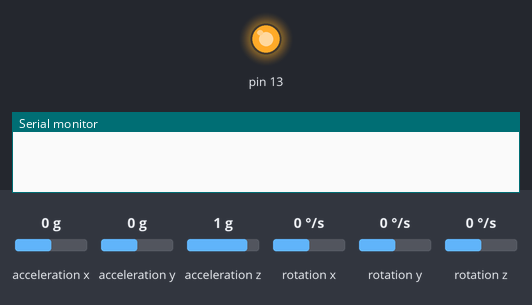
Simulated run of this sketch. Board: Arduino Uno, built with avr-gcc and run on an emulated ATmega328P. On the bench: output pins drawn as LEDs (lit = HIGH), the last lines printed to the serial monitor. Wiring (inferred from the names in the program): MPU-6050 motion sensor at I2C address 0x68; MPU-6050 motion sensor at I2C address 0x69. Dashed ring = blinking. The test bench sets the inputs (shaded band); at power-on: rotation x 0 °/s, acceleration x 0 g, acceleration y 0 g, acceleration z 1 g, rotation y 0 °/s, rotation z 0 °/s.

Above: at 0.1 s.
At 2.1 s:
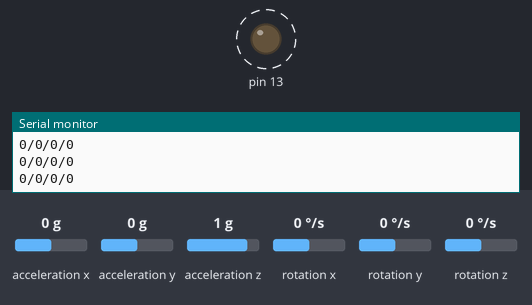
2.2 s: rotation x set to 192 °/s
Timing chart, 0 to 11.2 s (numbered marks = the images above; inputs shaded):
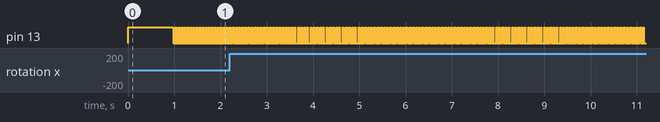

Measured:
- by itself, pin 13: alternates HIGH for 0.01 s and LOW for 0.05 s

The sketch:

main.ino
```cpp
#include <Wire.h>
#include <SoftwareSerial.h>
#include <math.h>

// Address of each MPU-6050 sensor for I2C
#define MPU6050_I2C_ADDRESS1 0x68
#define MPU6050_I2C_ADDRESS2 0x69

#define FREQ  30.0 // sample freq in Hz

// Bluetooth transmitter(HM-10), used optionally
SoftwareSerial BTSerial(2, 3); // RX | TX

// global angle, gyro derived
double gSensitivity = 65.5; // for 500 deg/s, check data sheet
double gyrXoffs = -281.00, gyrYoffs = 18.00, gyrZoffs = -83.00;

double gx1 = 0, gy1 = 0, gz1 = 0;
double gx2 = 0, gy2 = 0, gz2 = 0;

double gyrX1 = 0, gyrY1 = 0, gyrZ1 = 0;
double gyrX2 = 0, gyrY2 = 0, gyrZ2 = 0;

int16_t accX1 = 0, accY1 = 0, accZ1 = 0;
int16_t accX2 = 0, accY2 = 0, accZ2 = 0;


// Code for initialization
void setup() {
  int error;
  uint8_t c;
  uint8_t sample_div;

  BTSerial.begin(9600);
  Serial.begin(9600);

  // LED for checking status
  pinMode(13, OUTPUT);

  // Initialize the 'Wire' class for the I2C-bus.
  Wire.begin();

  // PWR_MGMT_1:
  // wake up
  i2c_write_reg (MPU6050_I2C_ADDRESS1, 0x6b, 0x00);
  i2c_write_reg (MPU6050_I2C_ADDRESS2, 0x6b, 0x00);

  // CONFIG:
  // Low pass filter samples, 1khz sample rate
  i2c_write_reg (MPU6050_I2C_ADDRESS1, 0x1a, 0x01);
  i2c_write_reg (MPU6050_I2C_ADDRESS2, 0x1a, 0x01);

  // GYRO_CONFIG:
  // 500 deg/s, FS_SEL=1
  // This means 65.5 LSBs/deg/s
  i2c_write_reg(MPU6050_I2C_ADDRESS1, 0x1b, 0x08);
  i2c_write_reg(MPU6050_I2C_ADDRESS2, 0x1b, 0x08);

  // CONFIG:
  // set sample rate
  // sample rate FREQ = Gyro sample rate / (sample_div + 1)
  // 1kHz / (div + 1) = FREQ
  // reg_value = 1khz/FREQ - 1
  sample_div = 1000 / FREQ - 1;
  i2c_write_reg (MPU6050_I2C_ADDRESS1, 0x19, sample_div);
  i2c_write_reg (MPU6050_I2C_ADDRESS2, 0x19, sample_div);

  digitalWrite(13, HIGH);
  calibrate();
  digitalWrite(13, LOW);
}


// Code for business logic
void loop() {
  int error;
  double dT;
  double ax1, ay1, az1;
  double ax2, ay2, az2;

  read_sensor_data();

  // angles based on accelerometer
  ay1 = atan2(accX1, sqrt( pow(accY1, 2) + pow(accZ1, 2))) * 180 / M_PI;
  ax1 = atan2(accY1, sqrt( pow(accX1, 2) + pow(accZ1, 2))) * 180 / M_PI;

  ay2 = atan2(accX2, sqrt( pow(accY2, 2) + pow(accZ2, 2))) * 180 / M_PI;
  ax2 = atan2(accY2, sqrt( pow(accX2, 2) + pow(accZ2, 2))) * 180 / M_PI;

  // angles based on gyro (deg/s)
  gx1 = gx1 + gyrX1 / FREQ;
  gy1 = gy1 - gyrY1 / FREQ;
  gz1 = gz1 + gyrZ1 / FREQ;

  gx2 = gx2 + gyrX2 / FREQ;
  gy2 = gy2 - gyrY2 / FREQ;
  gz2 = gz2 + gyrZ2 / FREQ;

  // complementary filter
  gx1 = gx1 * 0.96 + ax1 * 0.04;
  gy1 = gy1 * 0.96 + ay1 * 0.04;

  gx2 = gx2 * 0.96 + ax2 * 0.04;
  gy2 = gy2 * 0.96 + ay2 * 0.04;

  // Send data through HM-10 (notify:characteristic:FFE1)
  digitalWrite(13, HIGH);
  String rtn = String(round(gx1)) + "/" + String(round(gy1)) + "/" + String(round(gx2)) + "/" + String(round(gy2));

  Serial.println(rtn);
  BTSerial.println(rtn);

  digitalWrite(13, LOW);

  delay(50);
}


// Set defalut preset
void calibrate(){

  int x;
  long xSum = 0, ySum = 0, zSum = 0;
  uint8_t i2cData[6];
  int num = 500;
  uint8_t error1;
  uint8_t error2;

  // Set default value (average of 500 samples)
  for (x = 0; x < num; x++){
    error1 = i2c_read(MPU6050_I2C_ADDRESS1, 0x43, i2cData, 6);
    error2 = i2c_read(MPU6050_I2C_ADDRESS2, 0x43, i2cData, 6);
    if(error1!=0) return;
    if(error2!=0) return;

    xSum += ((i2cData[0] << 8) | i2cData[1]);
    ySum += ((i2cData[2] << 8) | i2cData[3]);
    zSum += ((i2cData[4] << 8) | i2cData[5]);
  }

  gyrXoffs = xSum / num;
  gyrYoffs = ySum / num;
  gyrZoffs = zSum / num;

}


// Get accelerometer, gyro value
void read_sensor_data() {
  uint8_t i2cData1[14];
  uint8_t i2cData2[14];
  uint8_t error1;
  uint8_t error2;

  // read imu data
  error1 = i2c_read(MPU6050_I2C_ADDRESS1, 0x3b, i2cData1, 14);
  if(error1!=0) return;

  error2 = i2c_read(MPU6050_I2C_ADDRESS2, 0x3b, i2cData2, 14);
  if(error2!=0) return;

  // assemble 16 bit sensor data
  //           1        2        3        4        5        6        7       8
  // i2cData = axisX_H, axisX_L, axisY_H, axisY_L, axisZ_H, axisZ_L, temp_H, temp_L,
  //           gyroX_H, gyroX_L, gyroY_H, gyroY_L, gyroZ_H, gyroZ_L, N/A,    N/A

  accX1 = ((i2cData1[0] << 8) | i2cData1[1]);
  accY1 = ((i2cData1[2] << 8) | i2cData1[3]);
  accZ1 = ((i2cData1[4] << 8) | i2cData1[5]);

  accX2 = ((i2cData2[0] << 8) | i2cData2[1]);
  accY2 = ((i2cData2[2] << 8) | i2cData2[3]);
  accZ2 = ((i2cData2[4] << 8) | i2cData2[5]);

  // (actual - offset) / sensitivity
  gyrX1 = (((i2cData1[8] << 8) | i2cData1[9]) - gyrXoffs) / gSensitivity;
  gyrY1 = (((i2cData1[10] << 8) | i2cData1[11]) - gyrYoffs) / gSensitivity;
  gyrZ1 = (((i2cData1[12] << 8) | i2cData1[13]) - gyrZoffs) / gSensitivity;

  gyrX2 = (((i2cData2[8] << 8) | i2cData2[9]) - gyrXoffs) / gSensitivity;
  gyrY2 = (((i2cData2[10] << 8) | i2cData2[11]) - gyrYoffs) / gSensitivity;
  gyrZ2 = (((i2cData2[12] << 8) | i2cData2[13]) - gyrZoffs) / gSensitivity;
}


// Get data from sensor through I2C Communication
int i2c_read(int addr, int start, uint8_t *buffer, int size) {
  int i, n, error;

  Wire.beginTransmission(addr);
  n = Wire.write(start);
  if (n != 1) return (-10);

  n = Wire.endTransmission(false); // hold the I2C-bus
  if (n != 0) return (n);

  // Third parameter is true: relase I2C-bus after data is read.
  Wire.requestFrom(addr, size, true);
  i = 0;
  while(Wire.available() && i<size) {
    buffer[i++]=Wire.read();
  }

  if ( i != size) return (-11);

  return (0);  // return : no error
}


// Write data from sensor through I2C Communication
int i2c_write(int addr, int start, const uint8_t *pData, int size) {
  int n, error;

  Wire.beginTransmission(addr);
  n = Wire.write(start); // write the start address
  if (n != 1)
  return (-20);

  n = Wire.write(pData, size); // write data bytes
  if (n != size)
  return (-21);

  error = Wire.endTransmission(true); // release the I2C-bus
  if (error != 0)
  return (error);

  return (0); // return : no error
}

// Write register from sensor through I2C Communication
int i2c_write_reg(int addr, int reg, uint8_t data) {
  int error;
  error = i2c_write(addr, reg, &data, 1);
  return (error);
}
```
